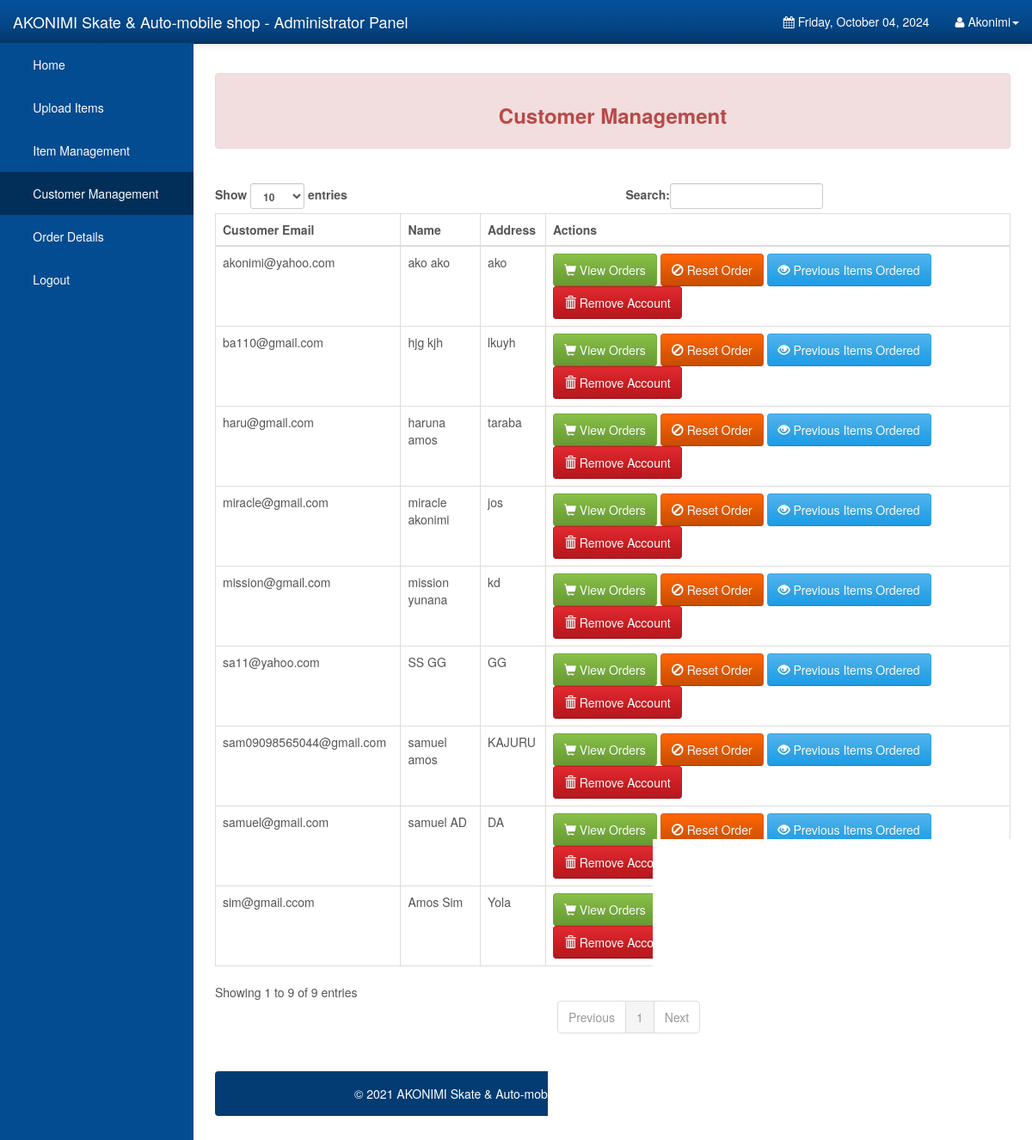
The page /Admin/customers.php (signed in) on the database its author committed.
### tables this page shows
CREATE TABLE IF NOT EXISTS `users` (
  `user_id` int(11) NOT NULL AUTO_INCREMENT,
  `user_email` varchar(1000) NOT NULL,
  `user_password` varchar(1000) NOT NULL,
  `user_firstname` varchar(1000) NOT NULL,
  `user_lastname` varchar(1000) NOT NULL,
  `user_address` varchar(1000) NOT NULL,
  PRIMARY KEY (`user_id`)
);

### Admin/customers.php (the view, shortened to what this page needs)
<!DOCTYPE html>
<html lang="en">
<head>
    <link rel="stylesheet" type="text/css" href="bootstrap/css/bootstrap.min.css" />
    <link rel="stylesheet" type="text/css" href="font-awesome/css/font-awesome.min.css" />
    <link rel="stylesheet" type="text/css" href="css/local.css" />
</head>
<body>
    <div id="wrapper">
        <nav class="navbar navbar-inverse navbar-fixed-top" role="navigation">
            <div class="navbar-header">
                <a class="navbar-brand" href="index.php">AKONIMI Skate & Auto-mobile shop - Administrator Panel</a>
            </div>
            <div class="collapse navbar-collapse navbar-ex1-collapse">
                <ul class="nav navbar-nav side-nav">
                    <li><a href="index.php"> &nbsp; &nbsp; &nbsp; Home</a></li>
					<li><a data-toggle="modal" data-target="#uploadModal"> &nbsp; &nbsp; &nbsp; Upload Items</a></li>
					<li><a href="items.php"> &nbsp; &nbsp; &nbsp; Item Management</a></li>
					<li class="active"><a href="customers.php"> &nbsp; &nbsp; &nbsp; Customer Management</a></li>
					<li><a href="orderdetails.php"> &nbsp; &nbsp; &nbsp; Order Details</a></li>
					<li><a href="logout.php"> &nbsp; &nbsp; &nbsp; Logout</a></li>
                </ul>
                <ul class="nav navbar-nav navbar-right navbar-user">
                    <li class="dropdown messages-dropdown">
                        <a href="#"><i class="fa fa-calendar"></i>  <?php
                            $Today=date('y:m:d');
                            $new=date('l, F d, Y',strtotime($Today));
                            echo $new; ?></a>
                    </li>
                     <li class="dropdown user-dropdown">
                        <a href="#" class="dropdown-toggle" data-toggle="dropdown"><i class="fa fa-user"></i> <?php   extract($_SESSION); echo $admin_username; ?><b class="caret"></b></a>
                    </li>
                </ul>
            </div>
        </nav>
        <div id="page-wrapper">
			 <div class="alert alert-danger">
                          <center> <h3><strong>Customer Management</strong> </h3></center>
						  </div>
						  <br />
						  <div class="table-responsive">
            <table class="display table table-bordered" id="example" cellspacing="0" width="100%">
              <thead>
                <tr>
                  <th>Customer Email</th>
                  <th>Name</th>
				  <th>Address</th>
                  <th>Actions</th>
                </tr>
              </thead>
              <tbody>
			  <?php
include("config.php");
	$stmt = $DB_con->prepare('SELECT * FROM users');
	$stmt->execute();
	if($stmt->rowCount() > 0)
	{
		while($row=$stmt->fetch(PDO::FETCH_ASSOC))
		{
			extract($row);
			?>
                <tr>
                 <td><?php echo $user_email; ?></td>
				 <td><?php echo $user_firstname; ?> <?php echo $user_lastname; ?></td>
				 <td><?php echo $user_address; ?></td>
				 <td>
				 <a class="btn btn-success" href="view_orders.php?view_id=<?php echo $row['user_id']; ?>"><span class='glyphicon glyphicon-shopping-cart'></span> View Orders</a>
				  <a class="btn btn-warning" href="?order_id=<?php echo $row['user_id']; ?>" title="click for delete" onclick="return confirm('Are you sure to reset the customer items ordered?')">
				  <span class='glyphicon glyphicon-ban-circle'></span>
				  Reset Order</a>
				 <a class="btn btn-primary" href="previous_orders.php?previous_id=<?php echo $row['user_id']; ?>"><span class='glyphicon glyphicon-eye-open'></span> Previous Items Ordered</a>
                  <a class="btn btn-danger" href="?delete_id=<?php echo $row['user_id']; ?>" title="click for delete" onclick="return confirm('Are you sure to remove this customer?')">
				  <span class='glyphicon glyphicon-trash'></span>
				  Remove Account</a>
                  </td>
                </tr>
              <?php
		}
		echo "</tbody>";
		echo "</table>";
		echo "</div>";
		echo "<br />";
		echo '<div class="alert alert-default" style="background-color:#033c73;">
                       <p style="color:white;text-align:center;">
                       &copy 2021 AKONIMI Skate & Auto-mobile shop| All Rights Reserved |  Designed by : AKONIMI Team
						</p>
                    </div>
	</div>';
		echo "</div>";
	}
?>
	<br />
	<br />
</body>
</html>

### rows shown on the page
users: user_email "sam09098565044@gmail.com", user_firstname "samuel", user_lastname "amos", user_address "KAJURU"
users: user_email "ba110@gmail.com", user_firstname "hjg", user_lastname "kjh", user_address "lkuyh"
users: user_email "akonimi@yahoo.com", user_firstname "ako", user_lastname "ako", user_address "ako"
users: user_email "samuel@gmail.com", user_firstname "samuel", user_lastname "AD", user_address "DA"
users: user_email "mission@gmail.com", user_firstname "mission", user_lastname "yunana", user_address "kd"
users: user_email "sa11@yahoo.com", user_firstname "SS", user_lastname "GG", user_address "GG"
users: user_email "sim@gmail.ccom", user_firstname "Amos", user_lastname "Sim", user_address "Yola"
users: user_email "miracle@gmail.com", user_firstname "miracle", user_lastname "akonimi", user_address "jos"
users: user_email "haru@gmail.com", user_firstname "haruna", user_lastname "amos", user_address "taraba"

### other values the page prints
$admin_username "Akonimi"
